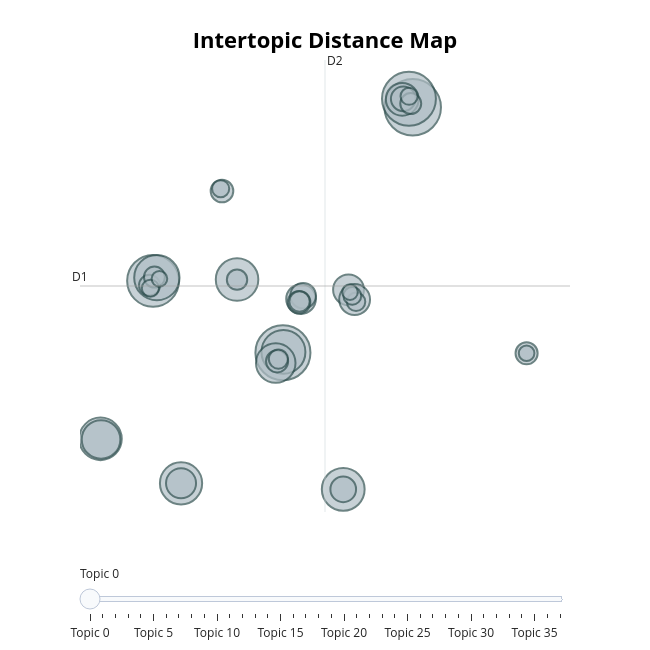

The cell this chart's notebook holds for it:
### Code cell
topic_model.visualize_topics()

### Figure 1 — Plotly figure (JSON) as saved in the notebook; plotly's stock layout.template omitted (floating-point values rounded to 4 significant figures)
{"data": [{"customdata": [[0, "man | guy | just | police | didnt", 131], [1, "im | help | work | job | ive", 124], [2, "homelessness | homeless | toronto | report | people", 119], [3, "camping | looking | trip | car | parking", 110], [4, "music | tent | tents | concert | year", 84], [5, "sleep | doctor | pain | appointment | surgery", 79], [6, "cat | cats | vet | home | hes", 75], [7, "cost | rough | recommendations | looking | basement", 74], [8, "downtown | city | toronto | area | people", 74], [9, "noise | loud | sleep | night | building", 73], [10, "donate | items | clothing | womens | donations", 64], [11, "election | budget | council | city | housing", 61], [12, "je | et | la | que | le", 44], [13, "shelter | sa | st | shelter spaces | spaces", 39], [14, "bus | routes | transit | traffic | rail", 39], [15, "sleep | storm | view | weather | warning", 37], [16, "encampment | encampments | hamilton | grove | dufferin", 36], [17, "fence | trash | tree | garbage | city", 27], [18, "dog | animals | pet | pets | animal", 27], [19, "montreal | homeless | discrimination | digital | montreals", 25], [20, "beef | chicken | frills | basics | green", 21], [21, "encampments | homeless encampments | winnipeg | rules | homeless", 21], [22, "bike | stolen | black | wallet | rcmp", 20], [23, "support | winnipeg | volunteer | community | united way", 20], [24, "people | homeless | like | drugs | cabot", 18], [25, "im | friends | ive | apps | people", 18], [26, "encampment | fires | grass | homeless encampment | propane", 18], [27, "halifax | encampment | encampments | homeless encampments | ferry", 17], [28, "mattress | ikea | bedding | stores | buy", 17], [29, "week | send | events | email | festival", 15], [30, "police | highway | whats going | vehicles | accident", 14], [31, "bus | shelters | bus shelters | glass | cold", 13], [32, "food | soup | frozen | lunch | dartmouth", 12], [33, "gym | fitness | physical | activity | busy", 12], [34, "health | drug | drugs | funded | national", 12], [35, "cold | warming | tonight | advocates say | advocates", 10], [36, "hockey | league | game | players | adult", 10], [37, "shirt | dress | artist | room | sell", 10]], "hovertemplate": "<b>Topic %{customdata[0]}</b><br>%{customdata[1]}<br>Size: %{customdata[2]}", "legendgroup": "", "marker": {"color": "#B0BEC5", "line": {"color": "DarkSlateGrey", "width": 2}, "size": [131, 124, 119, 110, 84, 79, 75, 74, 74, 73, 64, 61, 44, 39, 39, 37, 36, 27, 27, 25, 21, 21, 20, 20, 18, 18, 18, 17, 17, 15, 14, 13, 12, 12, 12, 10, 10, 10], "sizemode": "area", "sizeref": 0.08188, "symbol": "circle"}, "mode": "markers", "name": "", "orientation": "v", "showlegend": false, "type": "scatter", "x": [16.95, 4.415, 16.58, -8.123, -7.756, 4.465, 10.24, -0.01339, -13.2, -5.422, 3.722, -13.15, 15.94, 10.75, 11.34, -5.422, 6.164, 6.366, 10.24, 16.03, -1.468, 5.973, 27.94, 3.85, 16.76, -8.466, -7.99, 6.017, -0.01446, 3.977, 11.47, 11.11, -1.596, -8.379, 16.59, 10.89, -7.508, 27.94], "xaxis": "x", "y": [13.94, -0.8811, 14.46, 3.464, 3.655, -0.8295, -9.133, 3.538, -6.085, -8.768, -1.506, -6.119, 14.43, 2.921, 2.334, -8.768, 2.362, 2.563, -9.133, 14.46, 8.891, 2.171, -0.915, -1.4, 14.17, 3.195, 3.694, 2.214, 3.534, -1.265, 2.196, 2.559, 9.029, 3.018, 14.61, 2.782, 3.582, -0.915], "yaxis": "y"}], "layout": {"annotations": [{"showarrow": false, "text": "D1", "x": -15.18, "y": 3.151, "yshift": 10}, {"showarrow": false, "text": "D2", "x": 8.478, "xshift": 10, "y": 16.8}], "height": 650, "hoverlabel": {"bgcolor": "white", "font": {"family": "Rockwell", "size": 16}}, "legend": {"itemsizing": "constant", "tracegroupgap": 0}, "margin": {"t": 60}, "shapes": [{"line": {"color": "#CFD8DC", "width": 2}, "type": "line", "x0": 8.478, "x1": 8.478, "y0": -10.5, "y1": 16.8}, {"line": {"color": "#9E9E9E", "width": 2}, "type": "line", "x0": -15.18, "x1": 32.13, "y0": 3.151, "y1": 3.151}], "sliders": [{"active": 0, "pad": {"t": 50}, "steps": [{"args": [{"marker.color": [["red", "#B0BEC5", "#B0BEC5", "#B0BEC5", "#B0BEC5", "#B0BEC5", "#B0BEC5", "#B0BEC5", "#B0BEC5", "#B0BEC5", "#B0BEC5", "#B0BEC5", "#B0BEC5", "#B0BEC5", "#B0BEC5", "#B0BEC5", "#B0BEC5", "#B0BEC5", "#B0BEC5", "#B0BEC5", "#B0BEC5", "#B0BEC5", "#B0BEC5", "#B0BEC5", "#B0BEC5", "#B0BEC5", "#B0BEC5", "#B0BEC5", "#B0BEC5", "#B0BEC5", "#B0BEC5", "#B0BEC5", "#B0BEC5", "#B0BEC5", "#B0BEC5", "#B0BEC5", "#B0BEC5", "#B0BEC5"]]}], "label": "Topic 0", "method": "update"}, {"args": [{"marker.color": [["#B0BEC5", "red", "#B0BEC5", "#B0BEC5", "#B0BEC5", "#B0BEC5", "#B0BEC5", "#B0BEC5", "#B0BEC5", "#B0BEC5", "#B0BEC5", "#B0BEC5", "#B0BEC5", "#B0BEC5", "#B0BEC5", "#B0BEC5", "#B0BEC5", "#B0BEC5", "#B0BEC5", "#B0BEC5", "#B0BEC5", "#B0BEC5", "#B0BEC5", "#B0BEC5", "#B0BEC5", "#B0BEC5", "#B0BEC5", "#B0BEC5", "#B0BEC5", "#B0BEC5", "#B0BEC5", "#B0BEC5", "#B0BEC5", "#B0BEC5", "#B0BEC5", "#B0BEC5", "#B0BEC5", "#B0BEC5"]]}], "label": "Topic 1", "method": "update"}, {"args": [{"marker.color": [["#B0BEC5", "#B0BEC5", "red", "#B0BEC5", "#B0BEC5", "#B0BEC5", "#B0BEC5", "#B0BEC5", "#B0BEC5", "#B0BEC5", "#B0BEC5", "#B0BEC5", "#B0BEC5", "#B0BEC5", "#B0BEC5", "#B0BEC5", "#B0BEC5", "#B0BEC5", "#B0BEC5", "#B0BEC5", "#B0BEC5", "#B0BEC5", "#B0BEC5", "#B0BEC5", "#B0BEC5", "#B0BEC5", "#B0BEC5", "#B0BEC5", "#B0BEC5", "#B0BEC5", "#B0BEC5", "#B0BEC5", "#B0BEC5", "#B0BEC5", "#B0BEC5", "#B0BEC5", "#B0BEC5", "#B0BEC5"]]}], "label": "Topic 2", "method": "update"}, {"args": [{"marker.color": [["#B0BEC5", "#B0BEC5", "#B0BEC5", "red", "#B0BEC5", "#B0BEC5", "#B0BEC5", "#B0BEC5", "#B0BEC5", "#B0BEC5", "#B0BEC5", "#B0BEC5", "#B0BEC5", "#B0BEC5", "#B0BEC5", "#B0BEC5", "#B0BEC5", "#B0BEC5", "#B0BEC5", "#B0BEC5", "#B0BEC5", "#B0BEC5", "#B0BEC5", "#B0BEC5", "#B0BEC5", "#B0BEC5", "#B0BEC5", "#B0BEC5", "#B0BEC5", "#B0BEC5", "#B0BEC5", "#B0BEC5", "#B0BEC5", "#B0BEC5", "#B0BEC5", "#B0BEC5", "#B0BEC5", "#B0BEC5"]]}], "label": "Topic 3", "method": "update"}, {"args": [{"marker.color": [["#B0BEC5", "#B0BEC5", "#B0BEC5", "#B0BEC5", "red", "#B0BEC5", "#B0BEC5", "#B0BEC5", "#B0BEC5", "#B0BEC5", "#B0BEC5", "#B0BEC5", "#B0BEC5", "#B0BEC5", "#B0BEC5", "#B0BEC5", "#B0BEC5", "#B0BEC5", "#B0BEC5", "#B0BEC5", "#B0BEC5", "#B0BEC5", "#B0BEC5", "#B0BEC5", "#B0BEC5", "#B0BEC5", "#B0BEC5", "#B0BEC5", "#B0BEC5", "#B0BEC5", "#B0BEC5", "#B0BEC5", "#B0BEC5", "#B0BEC5", "#B0BEC5", "#B0BEC5", "#B0BEC5", "#B0BEC5"]]}], "label": "Topic 4", "method": "update"}, {"args": [{"marker.color": [["#B0BEC5", "#B0BEC5", "#B0BEC5", "#B0BEC5", "#B0BEC5", "red", "#B0BEC5", "#B0BEC5", "#B0BEC5", "#B0BEC5", "#B0BEC5", "#B0BEC5", "#B0BEC5", "#B0BEC5", "#B0BEC5", "#B0BEC5", "#B0BEC5", "#B0BEC5", "#B0BEC5", "#B0BEC5", "#B0BEC5", "#B0BEC5", "#B0BEC5", "#B0BEC5", "#B0BEC5", "#B0BEC5", "#B0BEC5", "#B0BEC5", "#B0BEC5", "#B0BEC5", "#B0BEC5", "#B0BEC5", "#B0BEC5", "#B0BEC5", "#B0BEC5", "#B0BEC5", "#B0BEC5", "#B0BEC5"]]}], "label": "Topic 5", "method": "update"}, {"args": [{"marker.color": [["#B0BEC5", "#B0BEC5", "#B0BEC5", "#B0BEC5", "#B0BEC5", "#B0BEC5", "red", "#B0BEC5", "#B0BEC5", "#B0BEC5", "#B0BEC5", "#B0BEC5", "#B0BEC5", "#B0BEC5", "#B0BEC5", "#B0BEC5", "#B0BEC5", "#B0BEC5", "#B0BEC5", "#B0BEC5", "#B0BEC5", "#B0BEC5", "#B0BEC5", "#B0BEC5", "#B0BEC5", "#B0BEC5", "#B0BEC5", "#B0BEC5", "#B0BEC5", "#B0BEC5", "#B0BEC5", "#B0BEC5", "#B0BEC5", "#B0BEC5", "#B0BEC5", "#B0BEC5", "#B0BEC5", "#B0BEC5"]]}], "label": "Topic 6", "method": "update"}, {"args": [{"marker.color": [["#B0BEC5", "#B0BEC5", "#B0BEC5", "#B0BEC5", "#B0BEC5", "#B0BEC5", "#B0BEC5", "red", "#B0BEC5", "#B0BEC5", "#B0BEC5", "#B0BEC5", "#B0BEC5", "#B0BEC5", "#B0BEC5", "#B0BEC5", "#B0BEC5", "#B0BEC5", "#B0BEC5", "#B0BEC5", "#B0BEC5", "#B0BEC5", "#B0BEC5", "#B0BEC5", "#B0BEC5", "#B0BEC5", "#B0BEC5", "#B0BEC5", "#B0BEC5", "#B0BEC5", "#B0BEC5", "#B0BEC5", "#B0BEC5", "#B0BEC5", "#B0BEC5", "#B0BEC5", "#B0BEC5", "#B0BEC5"]]}], "label": "Topic 7", "method": "update"}, {"args": [{"marker.color": [["#B0BEC5", "#B0BEC5", "#B0BEC5", "#B0BEC5", "#B0BEC5", "#B0BEC5", "#B0BEC5", "#B0BEC5", "red", "#B0BEC5", "#B0BEC5", "#B0BEC5", "#B0BEC5", "#B0BEC5", "#B0BEC5", "#B0BEC5", "#B0BEC5", "#B0BEC5", "#B0BEC5", "#B0BEC5", "#B0BEC5", "#B0BEC5", "#B0BEC5", "#B0BEC5", "#B0BEC5", "#B0BEC5", "#B0BEC5", "#B0BEC5", "#B0BEC5", "#B0BEC5", "#B0BEC5", "#B0BEC5", "#B0BEC5", "#B0BEC5", "#B0BEC5", "#B0BEC5", "#B0BEC5", "#B0BEC5"]]}], "label": "Topic 8", "method": "update"}, {"args": [{"marker.color": [["#B0BEC5", "#B0BEC5", "#B0BEC5", "#B0BEC5", "#B0BEC5", "#B0BEC5", "#B0BEC5", "#B0BEC5", "#B0BEC5", "red", "#B0BEC5", "#B0BEC5", "#B0BEC5", "#B0BEC5", "#B0BEC5", "#B0BEC5", "#B0BEC5", "#B0BEC5", "#B0BEC5", "#B0BEC5", "#B0BEC5", "#B0BEC5", "#B0BEC5", "#B0BEC5", "#B0BEC5", "#B0BEC5", "#B0BEC5", "#B0BEC5", "#B0BEC5", "#B0BEC5", "#B0BEC5", "#B0BEC5", "#B0BEC5", "#B0BEC5", "#B0BEC5", "#B0BEC5", "#B0BEC5", "#B0BEC5"]]}], "label": "Topic 9", "method": "update"}, {"args": [{"marker.color": [["#B0BEC5", "#B0BEC5", "#B0BEC5", "#B0BEC5", "#B0BEC5", "#B0BEC5", "#B0BEC5", "#B0BEC5", "#B0BEC5", "#B0BEC5", "red", "#B0BEC5", "#B0BEC5", "#B0BEC5", "#B0BEC5", "#B0BEC5", "#B0BEC5", "#B0BEC5", "#B0BEC5", "#B0BEC5", "#B0BEC5", "#B0BEC5", "#B0BEC5", "#B0BEC5", "#B0BEC5", "#B0BEC5", "#B0BEC5", "#B0BEC5", "#B0BEC5", "#B0BEC5", "#B0BEC5", "#B0BEC5", "#B0BEC5", "#B0BEC5", "#B0BEC5", "#B0BEC5", "#B0BEC5", "#B0BEC5"]]}], "label": "Topic 10", "method": "update"}, {"args": [{"marker.color": [["#B0BEC5", "#B0BEC5", "#B0BEC5", "#B0BEC5", "#B0BEC5", "#B0BEC5", "#B0BEC5", "#B0BEC5", "#B0BEC5", "#B0BEC5", "#B0BEC5", "red", "#B0BEC5", "#B0BEC5", "#B0BEC5", "#B0BEC5", "#B0BEC5", "#B0BEC5", "#B0BEC5", "#B0BEC5", "#B0BEC5", "#B0BEC5", "#B0BEC5", "#B0BEC5", "#B0BEC5", "#B0BEC5", "#B0BEC5", "#B0BEC5", "#B0BEC5", "#B0BEC5", "#B0BEC5", "#B0BEC5", "#B0BEC5", "#B0BEC5", "#B0BEC5", "#B0BEC5", "#B0BEC5", "#B0BEC5"]]}], "label": "Topic 11", "method": "update"}, {"args": [{"marker.color": [["#B0BEC5", "#B0BEC5", "#B0BEC5", "#B0BEC5", "#B0BEC5", "#B0BEC5", "#B0BEC5", "#B0BEC5", "#B0BEC5", "#B0BEC5", "#B0BEC5", "#B0BEC5", "red", "#B0BEC5", "#B0BEC5", "#B0BEC5", "#B0BEC5", "#B0BEC5", "#B0BEC5", "#B0BEC5", "#B0BEC5", "#B0BEC5", "#B0BEC5", "#B0BEC5", "#B0BEC5", "#B0BEC5", "#B0BEC5", "#B0BEC5", "#B0BEC5", "#B0BEC5", "#B0BEC5", "#B0BEC5", "#B0BEC5", "#B0BEC5", "#B0BEC5", "#B0BEC5", "#B0BEC5", "#B0BEC5"]]}], "label": "Topic 12", "method": "update"}, {"args": [{"marker.color": [["#B0BEC5", "#B0BEC5", "#B0BEC5", "#B0BEC5", "#B0BEC5", "#B0BEC5", "#B0BEC5", "#B0BEC5", "#B0BEC5", "#B0BEC5", "#B0BEC5", "#B0BEC5", "#B0BEC5", "red", "#B0BEC5", "#B0BEC5", "#B0BEC5", "#B0BEC5", "#B0BEC5", "#B0BEC5", "#B0BEC5", "#B0BEC5", "#B0BEC5", "#B0BEC5", "#B0BEC5", "#B0BEC5", "#B0BEC5", "#B0BEC5", "#B0BEC5", "#B0BEC5", "#B0BEC5", "#B0BEC5", "#B0BEC5", "#B0BEC5", "#B0BEC5", "#B0BEC5", "#B0BEC5", "#B0BEC5"]]}], "label": "Topic 13", "method": "update"}, {"args": [{"marker.color": [["#B0BEC5", "#B0BEC5", "#B0BEC5", "#B0BEC5", "#B0BEC5", "#B0BEC5", "#B0BEC5", "#B0BEC5", "#B0BEC5", "#B0BEC5", "#B0BEC5", "#B0BEC5", "#B0BEC5", "#B0BEC5", "red", "#B0BEC5", "#B0BEC5", "#B0BEC5", "#B0BEC5", "#B0BEC5", "#B0BEC5", "#B0BEC5", "#B0BEC5", "#B0BEC5", "#B0BEC5", "#B0BEC5", "#B0BEC5", "#B0BEC5", "#B0BEC5", "#B0BEC5", "#B0BEC5", "#B0BEC5", "#B0BEC5", "#B0BEC5", "#B0BEC5", "#B0BEC5", "#B0BEC5", "#B0BEC5"]]}], "label": "Topic 14", "method": "update"}, {"args": [{"marker.color": [["#B0BEC5", "#B0BEC5", "#B0BEC5", "#B0BEC5", "#B0BEC5", "#B0BEC5", "#B0BEC5", "#B0BEC5", "#B0BEC5", "#B0BEC5", "#B0BEC5", "#B0BEC5", "#B0BEC5", "#B0BEC5", "#B0BEC5", "red", "#B0BEC5", "#B0BEC5", "#B0BEC5", "#B0BEC5", "#B0BEC5", "#B0BEC5", "#B0BEC5", "#B0BEC5", "#B0BEC5", "#B0BEC5", "#B0BEC5", "#B0BEC5", "#B0BEC5", "#B0BEC5", "#B0BEC5", "#B0BEC5", "#B0BEC5", "#B0BEC5", "#B0BEC5", "#B0BEC5", "#B0BEC5", "#B0BEC5"]]}], "label": "Topic 15", "method": "update"}, {"args": [{"marker.color": [["#B0BEC5", "#B0BEC5", "#B0BEC5", "#B0BEC5", "#B0BEC5", "#B0BEC5", "#B0BEC5", "#B0BEC5", "#B0BEC5", "#B0BEC5", "#B0BEC5", "#B0BEC5", "#B0BEC5", "#B0BEC5", "#B0BEC5", "#B0BEC5", "red", "#B0BEC5", "#B0BEC5", "#B0BEC5", "#B0BEC5", "#B0BEC5", "#B0BEC5", "#B0BEC5", "#B0BEC5", "#B0BEC5", "#B0BEC5", "#B0BEC5", "#B0BEC5", "#B0BEC5", "#B0BEC5", "#B0BEC5", "#B0BEC5", "#B0BEC5", "#B0BEC5", "#B0BEC5", "#B0BEC5", "#B0BEC5"]]}], "label": "Topic 16", "method": "update"}, {"args": [{"marker.color": [["#B0BEC5", "#B0BEC5", "#B0BEC5", "#B0BEC5", "#B0BEC5", "#B0BEC5", "#B0BEC5", "#B0BEC5", "#B0BEC5", "#B0BEC5", "#B0BEC5", "#B0BEC5", "#B0BEC5", "#B0BEC5", "#B0BEC5", "#B0BEC5", "#B0BEC5", "red", "#B0BEC5", "#B0BEC5", "#B0BEC5", "#B0BEC5", "#B0BEC5", "#B0BEC5", "#B0BEC5", "#B0BEC5", "#B0BEC5", "#B0BEC5", "#B0BEC5", "#B0BEC5", "#B0BEC5", "#B0BEC5", "#B0BEC5", "#B0BEC5", "#B0BEC5", "#B0BEC5", "#B0BEC5", "#B0BEC5"]]}], "label": "Topic 17", "method": "update"}, {"args": [{"marker.color": [["#B0BEC5", "#B0BEC5", "#B0BEC5", "#B0BEC5", "#B0BEC5", "#B0BEC5", "#B0BEC5", "#B0BEC5", "#B0BEC5", "#B0BEC5", "#B0BEC5", "#B0BEC5", "#B0BEC5", "#B0BEC5", "#B0BEC5", "#B0BEC5", "#B0BEC5", "#B0BEC5", "red", "#B0BEC5", "#B0BEC5", "#B0BEC5", "#B0BEC5", "#B0BEC5", "#B0BEC5", "#B0BEC5", "#B0BEC5", "#B0BEC5", "#B0BEC5", "#B0BEC5", "#B0BEC5", "#B0BEC5", "#B0BEC5", "#B0BEC5", "#B0BEC5", "#B0BEC5", "#B0BEC5", "#B0BEC5"]]}], "label": "Topic 18", "method": "update"}, {"args": [{"marker.color": [["#B0BEC5", "#B0BEC5", "#B0BEC5", "#B0BEC5", "#B0BEC5", "#B0BEC5", "#B0BEC5", "#B0BEC5", "#B0BEC5", "#B0BEC5", "#B0BEC5", "#B0BEC5", "#B0BEC5", "#B0BEC5", "#B0BEC5", "#B0BEC5", "#B0BEC5", "#B0BEC5", "#B0BEC5", "red", "#B0BEC5", "#B0BEC5", "#B0BEC5", "#B0BEC5", "#B0BEC5", "#B0BEC5", "#B0BEC5", "#B0BEC5", "#B0BEC5", "#B0BEC5", "#B0BEC5", "#B0BEC5", "#B0BEC5", "#B0BEC5", "#B0BEC5", "#B0BEC5", "#B0BEC5", "#B0BEC5"]]}], "label": "Topic 19", "method": "update"}, {"args": [{"marker.color": [["#B0BEC5", "#B0BEC5", "#B0BEC5", "#B0BEC5", "#B0BEC5", "#B0BEC5", "#B0BEC5", "#B0BEC5", "#B0BEC5", "#B0BEC5", "#B0BEC5", "#B0BEC5", "#B0BEC5", "#B0BEC5", "#B0BEC5", "#B0BEC5", "#B0BEC5", "#B0BEC5", "#B0BEC5", "#B0BEC5", "red", "#B0BEC5", "#B0BEC5", "#B0BEC5", "#B0BEC5", "#B0BEC5", "#B0BEC5", "#B0BEC5", "#B0BEC5", "#B0BEC5", "#B0BEC5", "#B0BEC5", "#B0BEC5", "#B0BEC5", "#B0BEC5", "#B0BEC5", "#B0BEC5", "#B0BEC5"]]}], "label": "Topic 20", "method": "update"}, {"args": [{"marker.color": [["#B0BEC5", "#B0BEC5", "#B0BEC5", "#B0BEC5", "#B0BEC5", "#B0BEC5", "#B0BEC5", "#B0BEC5", "#B0BEC5", "#B0BEC5", "#B0BEC5", "#B0BEC5", "#B0BEC5", "#B0BEC5", "#B0BEC5", "#B0BEC5", "#B0BEC5", "#B0BEC5", "#B0BEC5", "#B0BEC5", "#B0BEC5", "red", "#B0BEC5", "#B0BEC5", "#B0BEC5", "#B0BEC5", "#B0BEC5", "#B0BEC5", "#B0BEC5", "#B0BEC5", "#B0BEC5", "#B0BEC5", "#B0BEC5", "#B0BEC5", "#B0BEC5", "#B0BEC5", "#B0BEC5", "#B0BEC5"]]}], "label": "Topic 21", "method": "update"}, {"args": [{"marker.color": [["#B0BEC5", "#B0BEC5", "#B0BEC5", "#B0BEC5", "#B0BEC5", "#B0BEC5", "#B0BEC5", "#B0BEC5", "#B0BEC5", "#B0BEC5", "#B0BEC5", "#B0BEC5", "#B0BEC5", "#B0BEC5", "#B0BEC5", "#B0BEC5", "#B0BEC5", "#B0BEC5", "#B0BEC5", "#B0BEC5", "#B0BEC5", "#B0BEC5", "red", "#B0BEC5", "#B0BEC5", "#B0BEC5", "#B0BEC5", "#B0BEC5", "#B0BEC5", "#B0BEC5", "#B0BEC5", "#B0BEC5", "#B0BEC5", "#B0BEC5", "#B0BEC5", "#B0BEC5", "#B0BEC5", "#B0BEC5"]]}], "label": "Topic 22", "method": "update"}, {"args": [{"marker.color": [["#B0BEC5", "#B0BEC5", "#B0BEC5", "#B0BEC5", "#B0BEC5", "#B0BEC5", "#B0BEC5", "#B0BEC5", "#B0BEC5", "#B0BEC5", "#B0BEC5", "#B0BEC5", "#B0BEC5", "#B0BEC5", "#B0BEC5", "#B0BEC5", "#B0BEC5", "#B0BEC5", "#B0BEC5", "#B0BEC5", "#B0BEC5", "#B0BEC5", "#B0BEC5", "red", "#B0BEC5", "#B0BEC5", "#B0BEC5", "#B0BEC5", "#B0BEC5", "#B0BEC5", "#B0BEC5", "#B0BEC5", "#B0BEC5", "#B0BEC5", "#B0BEC5", "#B0BEC5", "#B0BEC5", "#B0BEC5"]]}], "label": "Topic 23", "method": "update"}, {"args": [{"marker.color": [["#B0BEC5", "#B0BEC5", "#B0BEC5", "#B0BEC5", "#B0BEC5", "#B0BEC5", "#B0BEC5", "#B0BEC5", "#B0BEC5", "#B0BEC5", "#B0BEC5", "#B0BEC5", "#B0BEC5", "#B0BEC5", "#B0BEC5", "#B0BEC5", "#B0BEC5", "#B0BEC5", "#B0BEC5", "#B0BEC5", "#B0BEC5", "#B0BEC5", "#B0BEC5", "#B0BEC5", "red", "#B0BEC5", "#B0BEC5", "#B0BEC5", "#B0BEC5", "#B0BEC5", "#B0BEC5", "#B0BEC5", "#B0BEC5", "#B0BEC5", "#B0BEC5", "#B0BEC5", "#B0BEC5", "#B0BEC5"]]}], "label": "Topic 24", "method": "update"}, {"args": [{"marker.color": [["#B0BEC5", "#B0BEC5", "#B0BEC5", "#B0BEC5", "#B0BEC5", "#B0BEC5", "#B0BEC5", "#B0BEC5", "#B0BEC5", "#B0BEC5", "#B0BEC5", "#B0BEC5", "#B0BEC5", "#B0BEC5", "#B0BEC5", "#B0BEC5", "#B0BEC5", "#B0BEC5", "#B0BEC5", "#B0BEC5", "#B0BEC5", "#B0BEC5", "#B0BEC5", "#B0BEC5", "#B0BEC5", "red", "#B0BEC5", "#B0BEC5", "#B0BEC5", "#B0BEC5", "#B0BEC5", "#B0BEC5", "#B0BEC5", "#B0BEC5", "#B0BEC5", "#B0BEC5", "#B0BEC5", "#B0BEC5"]]}], "label": "Topic 25", "method": "update"}, {"args": [{"marker.color": [["#B0BEC5", "#B0BEC5", "#B0BEC5", "#B0BEC5", "#B0BEC5", "#B0BEC5", "#B0BEC5", "#B0BEC5", "#B0BEC5", "#B0BEC5", "#B0BEC5", "#B0BEC5", "#B0BEC5", "#B0BEC5", "#B0BEC5", "#B0BEC5", "#B0BEC5", "#B0BEC5", "#B0BEC5", "#B0BEC5", "#B0BEC5", "#B0BEC5", "#B0BEC5", "#B0BEC5", "#B0BEC5", "#B0BEC5", "red", "#B0BEC5", "#B0BEC5", "#B0BEC5", "#B0BEC5", "#B0BEC5", "#B0BEC5", "#B0BEC5", "#B0BEC5", "#B0BEC5", "#B0BEC5", "#B0BEC5"]]}], "label": "Topic 26", "method": "update"}, {"args": [{"marker.color": [["#B0BEC5", "#B0BEC5", "#B0BEC5", "#B0BEC5", "#B0BEC5", "#B0BEC5", "#B0BEC5", "#B0BEC5", "#B0BEC5", "#B0BEC5", "#B0BEC5", "#B0BEC5", "#B0BEC5", "#B0BEC5", "#B0BEC5", "#B0BEC5", "#B0BEC5", "#B0BEC5", "#B0BEC5", "#B0BEC5", "#B0BEC5", "#B0BEC5", "#B0BEC5", "#B0BEC5", "#B0BEC5", "#B0BEC5", "#B0BEC5", "red", "#B0BEC5", "#B0BEC5", "#B0BEC5", "#B0BEC5", "#B0BEC5", "#B0BEC5", "#B0BEC5", "#B0BEC5", "#B0BEC5", "#B0BEC5"]]}], "label": "Topic 27", "method": "update"}, {"args": [{"marker.color": [["#B0BEC5", "#B0BEC5", "#B0BEC5", "#B0BEC5", "#B0BEC5", "#B0BEC5", "#B0BEC5", "#B0BEC5", "#B0BEC5", "#B0BEC5", "#B0BEC5", "#B0BEC5", "#B0BEC5", "#B0BEC5", "#B0BEC5", "#B0BEC5", "#B0BEC5", "#B0BEC5", "#B0BEC5", "#B0BEC5", "#B0BEC5", "#B0BEC5", "#B0BEC5", "#B0BEC5", "#B0BEC5", "#B0BEC5", "#B0BEC5", "#B0BEC5", "red", "#B0BEC5", "#B0BEC5", "#B0BEC5", "#B0BEC5", "#B0BEC5", "#B0BEC5", "#B0BEC5", "#B0BEC5", "#B0BEC5"]]}], "label": "Topic 28", "method": "update"}, {"args": [{"marker.color": [["#B0BEC5", "#B0BEC5", "#B0BEC5", "#B0BEC5", "#B0BEC5", "#B0BEC5", "#B0BEC5", "#B0BEC5", "#B0BEC5", "#B0BEC5", "#B0BEC5", "#B0BEC5", "#B0BEC5", "#B0BEC5", "#B0BEC5", "#B0BEC5", "#B0BEC5", "#B0BEC5", "#B0BEC5", "#B0BEC5", "#B0BEC5", "#B0BEC5", "#B0BEC5", "#B0BEC5", "#B0BEC5", "#B0BEC5", "#B0BEC5", "#B0BEC5", "#B0BEC5", "red", "#B0BEC5", "#B0BEC5", "#B0BEC5", "#B0BEC5", "#B0BEC5", "#B0BEC5", "#B0BEC5", "#B0BEC5"]]}], "label": "Topic 29", "method": "update"}, {"args": [{"marker.color": [["#B0BEC5", "#B0BEC5", "#B0BEC5", "#B0BEC5", "#B0BEC5", "#B0BEC5", "#B0BEC5", "#B0BEC5", "#B0BEC5", "#B0BEC5", "#B0BEC5", "#B0BEC5", "#B0BEC5", "#B0BEC5", "#B0BEC5", "#B0BEC5", "#B0BEC5", "#B0BEC5", "#B0BEC5", "#B0BEC5", "#B0BEC5", "#B0BEC5", "#B0BEC5", "#B0BEC5", "#B0BEC5", "#B0BEC5", "#B0BEC5", "#B0BEC5", "#B0BEC5", "#B0BEC5", "red", "#B0BEC5", "#B0BEC5", "#B0BEC5", "#B0BEC5", "#B0BEC5", "#B0BEC5", "#B0BEC5"]]}], "label": "Topic 30", "method": "update"}, {"args": [{"marker.color": [["#B0BEC5", "#B0BEC5", "#B0BEC5", "#B0BEC5", "#B0BEC5", "#B0BEC5", "#B0BEC5", "#B0BEC5", "#B0BEC5", "#B0BEC5", "#B0BEC5", "#B0BEC5", "#B0BEC5", "#B0BEC5", "#B0BEC5", "#B0BEC5", "#B0BEC5", "#B0BEC5", "#B0BEC5", "#B0BEC5", "#B0BEC5", "#B0BEC5", "#B0BEC5", "#B0BEC5", "#B0BEC5", "#B0BEC5", "#B0BEC5", "#B0BEC5", "#B0BEC5", "#B0BEC5", "#B0BEC5", "red", "#B0BEC5", "#B0BEC5", "#B0BEC5", "#B0BEC5", "#B0BEC5", "#B0BEC5"]]}], "label": "Topic 31", "method": "update"}, {"args": [{"marker.color": [["#B0BEC5", "#B0BEC5", "#B0BEC5", "#B0BEC5", "#B0BEC5", "#B0BEC5", "#B0BEC5", "#B0BEC5", "#B0BEC5", "#B0BEC5", "#B0BEC5", "#B0BEC5", "#B0BEC5", "#B0BEC5", "#B0BEC5", "#B0BEC5", "#B0BEC5", "#B0BEC5", "#B0BEC5", "#B0BEC5", "#B0BEC5", "#B0BEC5", "#B0BEC5", "#B0BEC5", "#B0BEC5", "#B0BEC5", "#B0BEC5", "#B0BEC5", "#B0BEC5", "#B0BEC5", "#B0BEC5", "#B0BEC5", "red", "#B0BEC5", "#B0BEC5", "#B0BEC5", "#B0BEC5", "#B0BEC5"]]}], "label": "Topic 32", "method": "update"}, {"args": [{"marker.color": [["#B0BEC5", "#B0BEC5", "#B0BEC5", "#B0BEC5", "#B0BEC5", "#B0BEC5", "#B0BEC5", "#B0BEC5", "#B0BEC5", "#B0BEC5", "#B0BEC5", "#B0BEC5", "#B0BEC5", "#B0BEC5", "#B0BEC5", "#B0BEC5", "#B0BEC5", "#B0BEC5", "#B0BEC5", "#B0BEC5", "#B0BEC5", "#B0BEC5", "#B0BEC5", "#B0BEC5", "#B0BEC5", "#B0BEC5", "#B0BEC5", "#B0BEC5", "#B0BEC5", "#B0BEC5", "#B0BEC5", "#B0BEC5", "#B0BEC5", "red", "#B0BEC5", "#B0BEC5", "#B0BEC5", "#B0BEC5"]]}], "label": "Topic 33", "method": "update"}, {"args": [{"marker.color": [["#B0BEC5", "#B0BEC5", "#B0BEC5", "#B0BEC5", "#B0BEC5", "#B0BEC5", "#B0BEC5", "#B0BEC5", "#B0BEC5", "#B0BEC5", "#B0BEC5", "#B0BEC5", "#B0BEC5", "#B0BEC5", "#B0BEC5", "#B0BEC5", "#B0BEC5", "#B0BEC5", "#B0BEC5", "#B0BEC5", "#B0BEC5", "#B0BEC5", "#B0BEC5", "#B0BEC5", "#B0BEC5", "#B0BEC5", "#B0BEC5", "#B0BEC5", "#B0BEC5", "#B0BEC5", "#B0BEC5", "#B0BEC5", "#B0BEC5", "#B0BEC5", "red", "#B0BEC5", "#B0BEC5", "#B0BEC5"]]}], "label": "Topic 34", "method": "update"}, {"args": [{"marker.color": [["#B0BEC5", "#B0BEC5", "#B0BEC5", "#B0BEC5", "#B0BEC5", "#B0BEC5", "#B0BEC5", "#B0BEC5", "#B0BEC5", "#B0BEC5", "#B0BEC5", "#B0BEC5", "#B0BEC5", "#B0BEC5", "#B0BEC5", "#B0BEC5", "#B0BEC5", "#B0BEC5", "#B0BEC5", "#B0BEC5", "#B0BEC5", "#B0BEC5", "#B0BEC5", "#B0BEC5", "#B0BEC5", "#B0BEC5", "#B0BEC5", "#B0BEC5", "#B0BEC5", "#B0BEC5", "#B0BEC5", "#B0BEC5", "#B0BEC5", "#B0BEC5", "#B0BEC5", "red", "#B0BEC5", "#B0BEC5"]]}], "label": "Topic 35", "method": "update"}, {"args": [{"marker.color": [["#B0BEC5", "#B0BEC5", "#B0BEC5", "#B0BEC5", "#B0BEC5", "#B0BEC5", "#B0BEC5", "#B0BEC5", "#B0BEC5", "#B0BEC5", "#B0BEC5", "#B0BEC5", "#B0BEC5", "#B0BEC5", "#B0BEC5", "#B0BEC5", "#B0BEC5", "#B0BEC5", "#B0BEC5", "#B0BEC5", "#B0BEC5", "#B0BEC5", "#B0BEC5", "#B0BEC5", "#B0BEC5", "#B0BEC5", "#B0BEC5", "#B0BEC5", "#B0BEC5", "#B0BEC5", "#B0BEC5", "#B0BEC5", "#B0BEC5", "#B0BEC5", "#B0BEC5", "#B0BEC5", "red", "#B0BEC5"]]}], "label": "Topic 36", "method": "update"}, {"args": [{"marker.color": [["#B0BEC5", "#B0BEC5", "#B0BEC5", "#B0BEC5", "#B0BEC5", "#B0BEC5", "#B0BEC5", "#B0BEC5", "#B0BEC5", "#B0BEC5", "#B0BEC5", "#B0BEC5", "#B0BEC5", "#B0BEC5", "#B0BEC5", "#B0BEC5", "#B0BEC5", "#B0BEC5", "#B0BEC5", "#B0BEC5", "#B0BEC5", "#B0BEC5", "#B0BEC5", "#B0BEC5", "#B0BEC5", "#B0BEC5", "#B0BEC5", "#B0BEC5", "#B0BEC5", "#B0BEC5", "#B0BEC5", "#B0BEC5", "#B0BEC5", "#B0BEC5", "#B0BEC5", "#B0BEC5", "#B0BEC5", "red"]]}], "label": "Topic 37", "method": "update"}]}], "title": {"font": {"color": "Black", "size": 22}, "text": "<b>Intertopic Distance Map</b>", "x": 0.5, "xanchor": "center", "y": 0.95, "yanchor": "top"}, "width": 650, "xaxis": {"anchor": "y", "domain": [0, 1], "range": [-15.18, 32.13], "title": {"text": ""}, "visible": false}, "yaxis": {"anchor": "x", "domain": [0, 1], "range": [-10.5, 16.8], "title": {"text": ""}, "visible": false}}}
